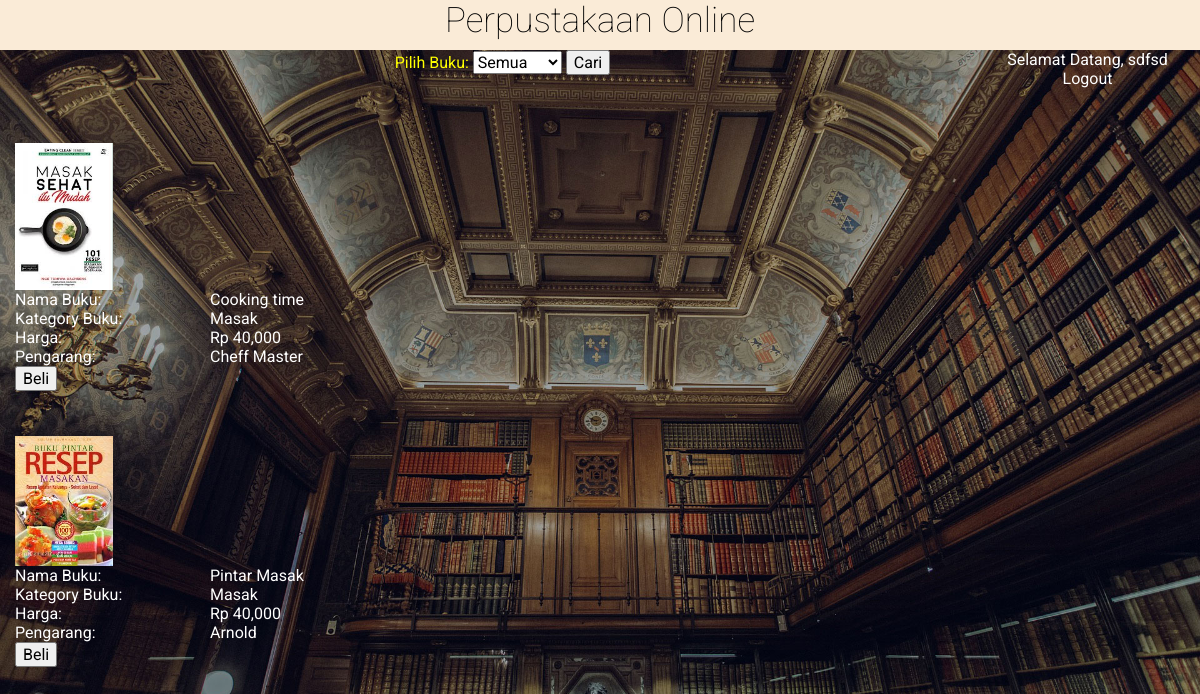
The page /home.php?id=Masak (signed in) on the database its author committed.
### tables this page shows
CREATE TABLE `tbl_book` (
  `book_id` int(11) NOT NULL,
  `book_name` varchar(100) NOT NULL,
  `book_category` varchar(100) NOT NULL,
  `book_price` int(11) NOT NULL,
  `book_author` varchar(100) NOT NULL,
  `book_image` varchar(100) NOT NULL
);

### home.php (the view, shortened to what this page needs)
<HTML>
	<head>
	<link rel="stylesheet" href="css/bootstrap.min.css" >
	 <link rel="stylesheet" href="css/style.css" type="text/css" media="all">
	</head>
	<body>
			<div class="row">
				<div class="col-md-12 judul"><h2>Perpustakaan Online</h2></div>
			</div>
			<div class="row">
				<div class="col-md-12 buku">
					<div class="row">
							<div class="col-md-10">
								<form action="controller/docaribuku.php" method="post">
					<label for="cars">Pilih Buku:</label>
					<select id="cars" name="jenis">
						<option value="all">Semua</option>
					</select>
					<input type="submit" value="Cari">
					</form>
							</div>
							<div class="col-md-2">
									<p>Selamat Datang, <?php echo $_SESSION['username']; ?> </p>
									<a href="controller/dologout.php"><p>Logout</p></a>
							</div>
					</div>
					<?php
					include 'controller/doconnect.php';
					if(isset($_GET['id']) == null){
						$sql = "SELECT * FROM tbl_book";
					}else{
						if($_GET['id'] == "all"){
							$sql = "SELECT * FROM tbl_book";
						}else{
							$sql = "SELECT * FROM tbl_book where book_category = '".$_GET['id'] ."'";
						}
					}
					$result = $conn->query($sql);
					?>
					<table>
						<?php
					while($row = $result->fetch_assoc()) {
						?>
							<tr>
								<td><img class="top-s" src="<?php echo $row['book_image']?>" width="50%"></td>
							</tr>
							<tr>
								<td>Nama Buku: </td>
								<td><?php echo $row['book_name']; ?></td>
							</tr>
							<tr>
								<td>Kategory Buku: </td>
								<td><?php echo $row['book_category']; ?></td>
							</tr>
							<tr>
								<td>Harga: </td>
								<td><?php echo 'Rp '.number_format($row['book_price']); ?></td>
							</tr>
							<tr>
								<td>Pengarang: </td>
								<td><?php echo $row['book_author']; ?></td>
							</tr>
							<tr>
								<td><a href="sucess.php"><input type="button" value="Beli"></a></td>
							</tr>
							<?php
								}
							?>
					</table>
				</div>
			</div>
	</body>
</HTML>

### css/style.css (style rules this page uses)
html,body,div,span,applet,object,iframe,h1,h2,h3,h4,h5,h6,p,blockquote,pre,a,abbr,acronym,address,big,cite,code,del,dfn,em,img,ins,kbd,q,s,samp,small,strike,strong,sub,sup,tt,var,b,u,i,dl,dt,dd,ol,nav ul,nav li,fieldset,form,label,legend,table,caption,tbody,tfoot,thead,tr,th,td,article,aside,canvas,details,embed,figure,figcaption,footer,header,hgroup,menu,nav,output,ruby,section,summary,time,mark,audio,video { margin:0;padding:0;border:0;font-size:100%;font:inherit;vertical-align:baseline; }
table { border-collapse:collapse;border-spacing:0; }
a { text-decoration:none; }
img { max-width:100%; }
body { font-family: 'Roboto', sans-serif; text-align: center; background: url("../images/background.jpg"); background-repeat: no-repeat; background-attachment: fixed; background-position: center; background-size: cover; -webkit-background-size: cover; -moz-background-size: cover; -o-background-size: cover; }
body a { transition:0.5s all; -webkit-transition:0.5s all; -moz-transition:0.5s all; -o-transition:0.5s all; -ms-transition:0.5s all; text-decoration: none; }
h2 { font-size: 35px; text-align: center; color: #FFF; font-weight: 100; margin-bottom: 20px; }
.row { margin-left: 0 !important; margin-right: 0 !important; }

### home.php (style rules this page uses)
p { color: ffffff; }
h2 { color: #000000; }
.judul { height: 50px; color: black; background-color: #FAEBD7; }
.buku { height: 450px; color: yellow; }
table { margin-top: 10px; color: #ffffff; }
.top-s { margin-top: 45px; }

### rows shown on the page
tbl_book: book_image (picture), book_name "Cooking time", book_category "Masak", book_price "40,000", book_author "Cheff Master"
tbl_book: book_image (picture), book_name "Pintar Masak", book_category "Masak", book_price "40,000", book_author "Arnold"

### other values the page prints
$_SESSION['username'] "sdfsd"
